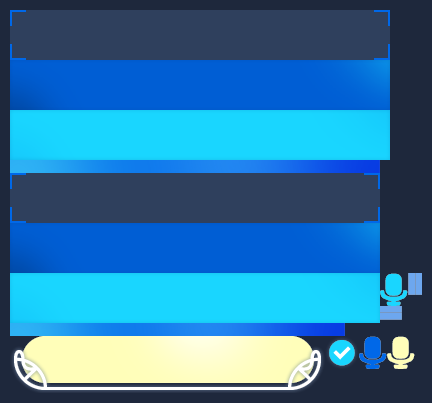
#> input picture docs/ui-extract/pixel-reverse/settings-layout/_chrome_preview/s002_412x383.png, 432 x 403 px, found by its file name
$ python _fast_atlas_split.py
#> lines starting #> are read from the running program, lines starting #| are printed output that depends on the picture
#> in main, im is the input picture: PIL image 432x403 RGBA; mean R, G, B, A 41, 114.8, 161.9, 249.5
# -*- coding: utf-8 -*-
"""Fast atlas band-split for Angelic option packs (no BFS)."""
from __future__ import annotations

from pathlib import Path

from PIL import Image, ImageDraw

OP = Path(r"D:/gamedev/Angelic/docs/ui-extract/pixel-reverse/_pack_slices/option__pack")
OUT = Path(r"D:/gamedev/Angelic/docs/ui-extract/pixel-reverse/_gap_preview/crops")
OUT.mkdir(parents=True, exist_ok=True)


def opaque_cols(im: Image.Image, thr: int = 20) -> list[bool]:
#> called with thr = 20
    px = im.load()
    w, h = im.size
#> w = 432; h = 403
    return [any(px[x, y][3] > thr for y in range(h)) for x in range(w)]


def opaque_rows(im: Image.Image, thr: int = 20) -> list[bool]:
    px = im.load()
    w, h = im.size
    return [any(px[x, y][3] > thr for x in range(w)) for y in range(h)]


def runs(mask: list[bool], min_len: int = 2) -> list[tuple[int, int]]:
#> called with min_len = 2
    out: list[tuple[int, int]] = []
#> out = []
    start = None
    for i, on in enumerate(mask):
        if on and start is None:
            start = i
        if (not on or i == len(mask) - 1) and start is not None:
            end = i if not on else i + 1
            if end - start >= min_len:
                out.append((start, end))
            start = None
#> this loop made 432 passes
#> end on pass 432: 432
#> after the loop, end = 432; out = [(0, 432)]
    return out


def grid_cells(im: Image.Image, min_w: int = 8, min_h: int = 8) -> list[tuple[int, int, int, int]]:
    """Split atlas into cells by transparent gutters."""
    xs = runs(opaque_cols(im), 2)
#> xs = [(0, 432)]
    ys = runs(opaque_rows(im), 2)
#> the loop in runs (call 2), `for i, on in enumerate(mask):` made 403 passes
#> end on pass 403: 403
#> ys = [(0, 403)]
    cells = []
    for y0, y1 in ys:
        for x0, x1 in xs:
            if x1 - x0 < min_w or y1 - y0 < min_h:
                continue
            # tighten to actual content in this cell
            cell = im.crop((x0, y0, x1, y1))
            bb = cell.split()[-1].getbbox()
            if not bb:
                continue
            cells.append((x0 + bb[0], y0 + bb[1], x0 + bb[2], y0 + bb[3]))
#> this loop made 1 pass
#> after the loop, cells = [(0, 0, 432, 403)]
    return cells


def main() -> None:
    for fname in [
        "s002_412x383.png",
        "s015_421x265.png",
        "s010_76x54.png",
        "s011_124x32.png",
        "s003_56x33.png",
    ]:
        im = Image.open(OP / fname).convert("RGBA")
        cells = grid_cells(im)
#> cells = [(0, 0, 432, 403)]
        print(f"=== {fname} cells={len(cells)}")
#| === s002_412x383.png cells=1
        preview = im.copy()
        dr = ImageDraw.Draw(preview)
        for i, (x0, y0, x1, y1) in enumerate(cells):
            w, h = x1 - x0, y1 - y0
            print(f"  #{i} {w}x{h} @({x0},{y0})")
            dr.rectangle((x0, y0, x1 - 1, y1 - 1), outline=(255, 80, 80, 255))
            im.crop((x0, y0, x1, y1)).save(OUT / f"{fname[:-4]}_c{i}_{w}x{h}.png")
#> this loop made 1 pass
#> (x0, y0, x1, y1, w, h) on pass 1: (0, 0, 432, 403, 432, 403)
#|   #0 432x403 @(0,0)
        preview.save(OUT / f"{fname[:-4]}_grid.png")
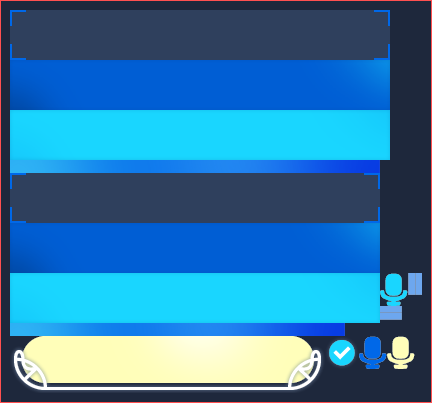
#> saved as s002_412x383_grid.png: PIL image 432x403 RGBA; mean R, G, B, A 43.1, 115.2, 162.1, 249.5; transparent parts drawn white
#> pass 2 of the loop in main, `for fname in [`:
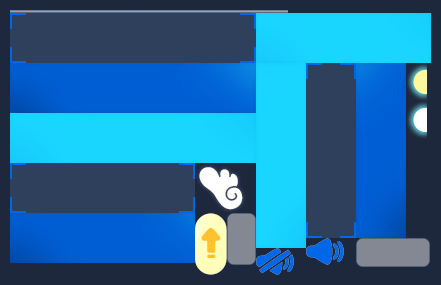
#> input picture docs/ui-extract/pixel-reverse/settings-layout/_chrome_preview/s015_421x265.png, 441 x 285 px, found by its file name
#> in main, im is the input picture: PIL image 441x285 RGBA; mean R, G, B, A 28.4, 104.9, 155.4, 247.2
#> the loop in grid_cells (call 2), `for y0, y1 in ys:` made 1 pass
#> (y0, y1) on pass 1: (0, 285)
#> in main, `cells = grid_cells(im)`: cells = [(0, 0, 441, 285)]
#| === s015_421x265.png cells=1
#> the loop in main, `for i, (x0, y0, x1, y1) in enumerate(cells):` made 1 pass
#> (x0, y0, x1, y1, w, h) on pass 1: (0, 0, 441, 285, 441, 285)
#> (printed output is left out)
#> in main, `preview.save(OUT / f"{fname[:-4]}_grid.png")`:
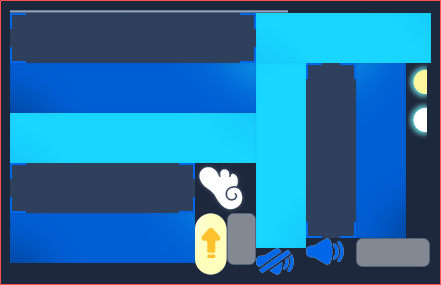
#> saved as s015_421x265_grid.png: PIL image 441x285 RGBA; mean R, G, B, A 31, 105.4, 155.6, 247.2; transparent parts drawn white

    # fixed half-splits for known strips
    s11 = Image.open(OP / "s011_124x32.png").convert("RGBA")
    s11.crop((0, 0, 62, 32)).save(OUT / "detail_off_from_s011.png")
    s11.crop((62, 0, 124, 32)).save(OUT / "detail_over_from_s011.png")
    s10 = Image.open(OP / "s010_76x54.png").convert("RGBA")
    # 2x2 assumed
    cw, ch = 38, 27
    for i, (x, y, name) in enumerate(
        [
            (0, 0, "mute_off_y"),
            (38, 0, "mute_off_c"),
            (0, 27, "mute_on_y"),
            (38, 27, "mute_on_c"),
        ]
    ):
        s10.crop((x, y, x + cw, y + ch)).save(OUT / f"{name}.png")
        print("mute crop", name)
    print("done", OUT)


if __name__ == "__main__":
#> (the run stopped early here; a loop or call above may not have finished)
